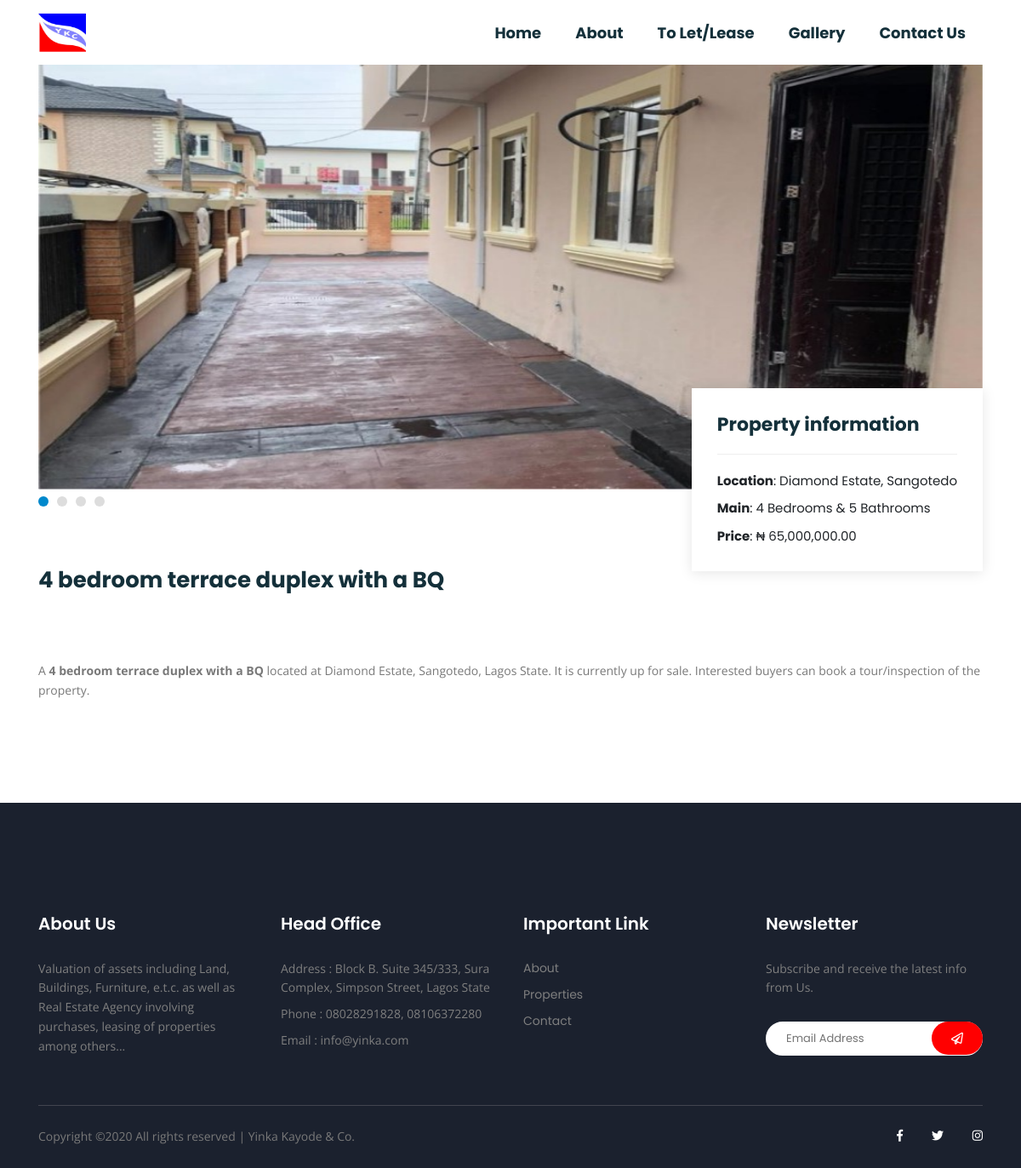
The app's page /3/4-bedroom-terrace-duplex-bq/ with its own data.
### estate/models.py (models this page shows, shortened)
class PropertyImage(models.Model):
   properties = models.ForeignKey(Properties, on_delete=models.CASCADE)
   image = models.ImageField(upload_to=image_upload_to)
   created = models.DateTimeField(auto_now_add=True)
   updated = models.DateTimeField(auto_now=True)

class Properties(models.Model):
   name = models.CharField(max_length=150)
   slug = models.SlugField(max_length=160)
   bathrooms = models.PositiveIntegerField(blank=True, null=True)
   bedrooms = models.PositiveIntegerField(blank=True, null=True)
   price = models.DecimalField(max_digits=20, decimal_places=2)
   discount_price = models.DecimalField(max_digits=20, decimal_places=2, blank=True, null=True)
   location = models.CharField(max_length=100, blank=True, null=True)
   available = models.BooleanField(default=True)
   is_featured = models.BooleanField(default=False)
   is_new = models.BooleanField(default=True)
   description = RichTextField(blank=True, null=True)
   display_img = models.ImageField(default='default.png', upload_to='display_img')
   created = models.DateTimeField(default=timezone.now)

### estate/views.py (the view)
# urls.py: path('<pk>/<slug>/', views.detail, name='detail-page'),
def detail(request, pk, slug):
   properties = Properties.objects.get(pk=pk)
   images = PropertyImage.objects.filter(properties_id=pk)
   context= {
      'properties':properties,
      'images':images
   }
   return render(request, 'yinka/detail.html', context)

### estate/templates/yinka/detail.html
{% extends 'yinka/base.html' %}
{% load static %}
{% load humanize %}
{% block content %}
   <main id="main">
      <section class="property-details">
         <div class="container">
         <div class="property-details-container">
            <div class="owl-carousel property-details-carousel">
               {% for img in images %}
                  <img src="{{img.image.url}}" class="img-fluid" alt="">
               {% endfor %}
            </div>
            <div class="property-info">
               <h3>Property information</h3>
               <ul>
                  <li><strong>Location</strong>: {{properties.location}}</li>
                  <li><strong>Main</strong>: {{properties.bedrooms}} Bedrooms  & {{properties.bathrooms}} Bathrooms</li>
                  <li><strong>Price</strong>: ₦ {{properties.price | intcomma}}</li>
               </ul>
            </div>
         </div>
         <div class="property-description">
            <h2>{{properties.name}}</h2>
            <p>
               {{properties.description | safe}}
            </p>
         </div>
         </div>
      </section>
   </main>
{% endblock %}

### records on screen
PropertyImage: image (picture)
Properties: location "Diamond Estate, Sangotedo", bedrooms "4", bathrooms "5", price "65,000,000.00", name "4 bedroom terrace duplex with a BQ", description "A 4 bedroom terrace duplex with a BQ located at Diamond Estate, Sangotedo, Lagos State. It is currently up for sale. Interested buyers can book a tour/inspection of the property."
